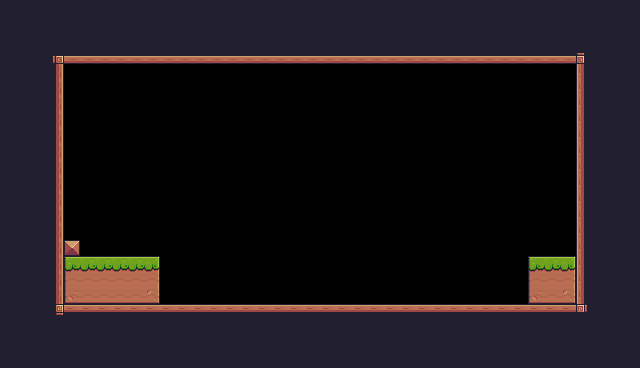

Tiled map render using the project's own tile images. Description and the whole map definition, tile-layer contents included, below:
An orthogonal 40x23 tile map with 16x16 px tiles, 1 tile layer (Background) and 1 object (Player).

<map version="1.10" tiledversion="1.11.0" orientation="orthogonal" renderorder="right-down" width="40" height="23" tilewidth="16" tileheight="16" infinite="0" nextlayerid="3" nextobjectid="2">
 <tileset firstgid="1" source="Pixel Adventure.tsx" />
 <layer id="1" name="Background" width="40" height="23">
  <data encoding="csv">
24,24,24,24,24,24,24,24,24,24,24,24,24,24,24,24,24,24,24,24,24,24,24,24,24,24,24,24,24,24,24,24,24,24,24,24,24,24,24,24,
24,24,24,24,24,24,24,24,24,24,24,24,24,24,24,24,24,24,24,24,24,24,24,24,24,24,24,24,24,24,24,24,24,24,24,24,24,24,24,24,
24,24,24,24,24,24,24,24,24,24,24,24,24,24,24,24,24,24,24,24,24,24,24,24,24,24,24,24,24,24,24,24,24,24,24,24,24,24,24,24,
24,24,24,92,134,134,134,134,134,134,134,134,134,134,134,134,134,134,134,134,134,134,134,134,134,134,134,134,134,134,134,134,134,134,134,134,93,24,24,24,
24,24,24,113,0,0,0,0,0,0,0,0,0,0,0,0,0,0,0,0,0,0,0,0,0,0,0,0,0,0,0,0,0,0,0,0,111,24,24,24,
24,24,24,113,0,0,0,0,0,0,0,0,0,0,0,0,0,0,0,0,0,0,0,0,0,0,0,0,0,0,0,0,0,0,0,0,111,24,24,24,
24,24,24,113,0,0,0,0,0,0,0,0,0,0,0,0,0,0,0,0,0,0,0,0,0,0,0,0,0,0,0,0,0,0,0,0,111,24,24,24,
24,24,24,113,0,0,0,0,0,0,0,0,0,0,0,0,0,0,0,0,0,0,0,0,0,0,0,0,0,0,0,0,0,0,0,0,111,24,24,24,
24,24,24,113,0,0,0,0,0,0,0,0,0,0,0,0,0,0,0,0,0,0,0,0,0,0,0,0,0,0,0,0,0,0,0,0,111,24,24,24,
24,24,24,113,0,0,0,0,0,0,0,0,0,0,0,0,0,0,0,0,0,0,0,0,0,0,0,0,0,0,0,0,0,0,0,0,111,24,24,24,
24,24,24,113,0,0,0,0,0,0,0,0,0,0,0,0,0,0,0,0,0,0,0,0,0,0,0,0,0,0,0,0,0,0,0,0,111,24,24,24,
24,24,24,113,0,0,0,0,0,0,0,0,0,0,0,0,0,0,0,0,0,0,0,0,0,0,0,0,0,0,0,0,0,0,0,0,111,24,24,24,
24,24,24,113,0,0,0,0,0,0,0,0,0,0,0,0,0,0,0,0,0,0,0,0,0,0,0,0,0,0,0,0,0,0,0,0,111,24,24,24,
24,24,24,113,0,0,0,0,0,0,0,0,0,0,0,0,0,0,0,0,0,0,0,0,0,0,0,0,0,0,0,0,0,0,0,0,111,24,24,24,
24,24,24,113,0,0,0,0,0,0,0,0,0,0,0,0,0,0,0,0,0,0,0,0,0,0,0,0,0,0,0,0,0,0,0,0,111,24,24,24,
24,24,24,113,35,0,0,0,0,0,0,0,0,0,0,0,0,0,0,0,0,0,0,0,0,0,0,0,0,0,0,0,0,0,0,0,111,24,24,24,
24,24,24,113,7,8,8,8,8,9,0,0,0,0,0,0,0,0,0,0,0,0,0,0,0,0,0,0,0,0,0,0,0,7,8,9,111,24,24,24,
24,24,24,113,29,30,30,30,30,31,0,0,0,0,0,0,0,0,0,0,0,0,0,0,0,0,0,0,0,0,0,0,0,29,30,31,111,24,24,24,
24,24,24,113,51,52,52,52,52,53,0,0,0,0,0,0,0,0,0,0,0,0,0,0,0,0,0,0,0,0,0,0,0,51,52,53,111,24,24,24,
24,24,24,114,90,90,90,90,90,90,90,90,90,90,90,90,90,90,90,90,90,90,90,90,90,90,90,90,90,90,90,90,90,90,90,90,115,24,24,24,
24,24,24,24,24,24,24,24,24,24,24,24,24,24,24,24,24,24,24,24,24,24,24,24,24,24,24,24,24,24,24,24,24,24,24,24,24,24,24,24,
24,24,24,24,24,24,24,24,24,24,24,24,24,24,24,24,24,24,24,24,24,24,24,24,24,24,24,24,24,24,24,24,24,24,24,24,24,24,24,24,
24,24,24,24,24,24,24,24,24,24,24,24,24,24,24,24,24,24,24,24,24,24,24,24,24,24,24,24,24,24,24,24,24,24,24,24,24,24,24,24
</data>
 </layer>
 <objectgroup id="2" name="Spawnpoints">
  <object id="1" name="Player" type="Player" x="128.883" y="224.904" width="29.7818" height="29.7818" />
 </objectgroup>
</map>
